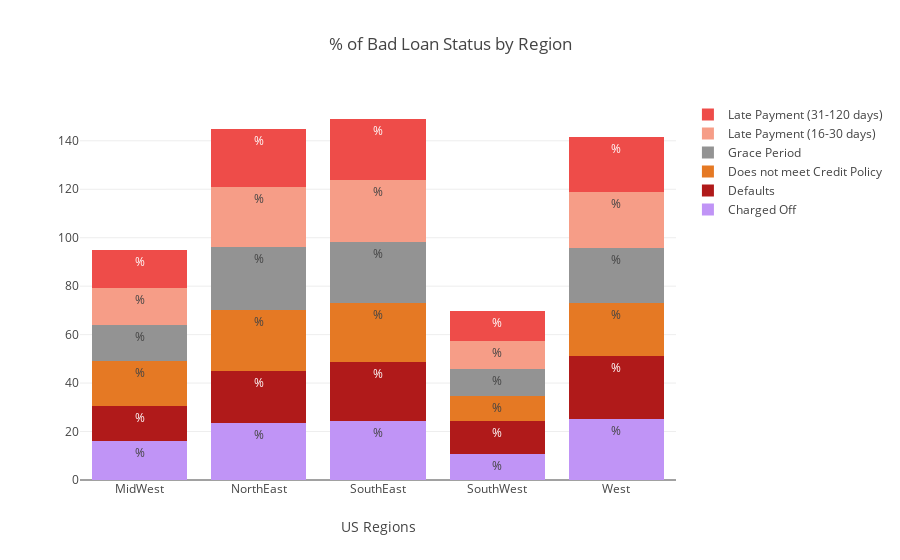

Notebook cell for this chart:
### Code cell
charged_off = loan_status_cross['Charged Off'].values.tolist()
default = loan_status_cross['Default'].values.tolist()
not_meet_credit = loan_status_cross['Does not meet the credit policy. Status:Charged Off'].values.tolist()
grace_period = loan_status_cross['In Grace Period'].values.tolist()
payment_short = loan_status_cross['Late (16-30 days)'] .values.tolist()
payment_long = loan_status_cross['Late (31-120 days)'].values.tolist()



charged = go.Bar(
    x=['MidWest', 'NorthEast', 'SouthEast', 'SouthWest', 'West'],
    y= charged_off,
    name='Charged Off',
    marker=dict(
        color='rgb(192, 148, 246)'
    ),
    text = '%'
)

defaults = go.Bar(
    x=['MidWest', 'NorthEast', 'SouthEast', 'SouthWest', 'West'],
    y=default,
    name='Defaults',
    marker=dict(
        color='rgb(176, 26, 26)'
    ),
    text = '%'
)

policy_status = go.Bar(
    x=['MidWest', 'NorthEast', 'SouthEast', 'SouthWest', 'West'],
    y= not_meet_credit,
    name='Does not meet Credit Policy',
    marker = dict(
        color='rgb(229, 121, 36)'
    ),
    text = '%'
)

grace = go.Bar(
    x=['MidWest', 'NorthEast', 'SouthEast', 'SouthWest', 'West'],
    y= grace_period,
    name='Grace Period',
    marker = dict(
        color='rgb(147, 147, 147)'
    ),
    text = '%'
)

short_late_pays = go.Bar(
    x=['MidWest', 'NorthEast', 'SouthEast', 'SouthWest', 'West'],
    y= payment_short,
    name='Late Payment (16-30 days)', 
    marker = dict(
        color='rgb(246, 157, 135)'
    ),
    text = '%'
)

long_late_pay = go.Bar(
    x=['MidWest', 'NorthEast', 'SouthEast', 'SouthWest', 'West'],
    y= payment_long,
    name='Late Payment (31-120 days)',
    marker = dict(
        color = 'rgb(238, 76, 73)'
        ),
    text = '%'
)

data = [charged, defaults, policy_status, grace, short_late_pays, long_late_pay]
layout = go.Layout(
    barmode='stack',
    title = '% of Bad Loan Status by Region',
    xaxis=dict(title='US Regions')
)

fig = go.Figure(data=data, layout=layout)
iplot(fig, filename='stacked-bar')

### Figure 1 — Plotly figure (JSON) as saved in the notebook; plotly's stock layout.template omitted (floating-point values rounded to 4 significant figures)
{"data": [{"marker": {"color": "rgb(192, 148, 246)"}, "name": "Charged Off", "text": "%", "type": "bar", "uid": "e17a9ee3-3254-4f18-babc-3ad0b9bb2c2c", "x": ["MidWest", "NorthEast", "SouthEast", "SouthWest", "West"], "y": [16.27, 23.58, 24.52, 10.55, 25.08]}, {"marker": {"color": "rgb(176, 26, 26)"}, "name": "Defaults", "text": "%", "type": "bar", "uid": "648f7e0c-6673-4d4b-b71a-4ba807769d1c", "x": ["MidWest", "NorthEast", "SouthEast", "SouthWest", "West"], "y": [14.36, 21.58, 24.36, 13.62, 26.09]}, {"marker": {"color": "rgb(229, 121, 36)"}, "name": "Does not meet Credit Policy", "text": "%", "type": "bar", "uid": "b5b35b3f-6138-424f-9c87-777fef6ff39d", "x": ["MidWest", "NorthEast", "SouthEast", "SouthWest", "West"], "y": [18.66, 24.97, 24.18, 10.38, 21.81]}, {"marker": {"color": "rgb(147, 147, 147)"}, "name": "Grace Period", "text": "%", "type": "bar", "uid": "9fe6b10e-7448-4771-9683-7a792e3d6bc6", "x": ["MidWest", "NorthEast", "SouthEast", "SouthWest", "West"], "y": [14.81, 25.99, 25.25, 11.32, 22.63]}, {"marker": {"color": "rgb(246, 157, 135)"}, "name": "Late Payment (16-30 days)", "text": "%", "type": "bar", "uid": "d6392a97-ecc2-4de9-8fab-e863bf6346c7", "x": ["MidWest", "NorthEast", "SouthEast", "SouthWest", "West"], "y": [15.02, 24.82, 25.46, 11.58, 23.12]}, {"marker": {"color": "rgb(238, 76, 73)"}, "name": "Late Payment (31-120 days)", "text": "%", "type": "bar", "uid": "e025afed-4bed-4a72-9e4c-c60d6ef3f7bb", "x": ["MidWest", "NorthEast", "SouthEast", "SouthWest", "West"], "y": [15.7, 24.15, 25.24, 12.14, 22.78]}], "layout": {"barmode": "stack", "title": "% of Bad Loan Status by Region", "xaxis": {"title": "US Regions"}}}
